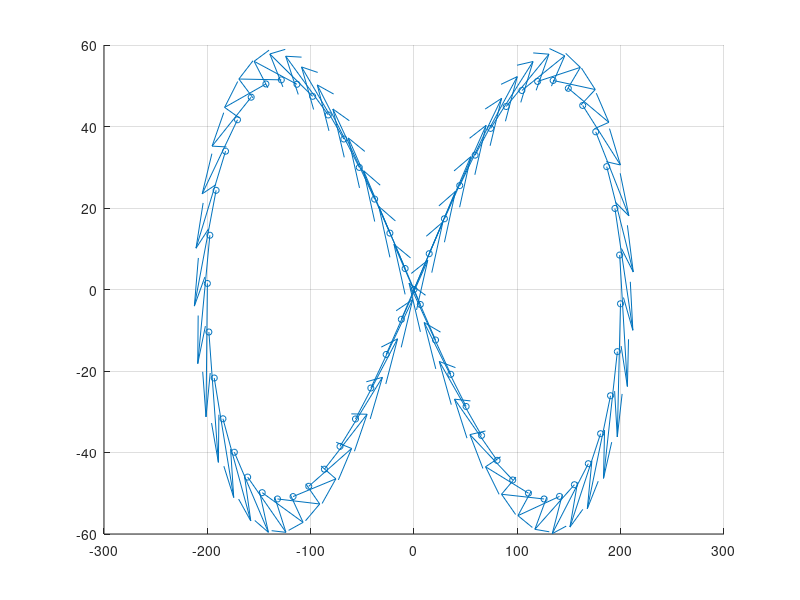

The MATLAB source for this figure: (Note: this script raises an error after producing the figure.)
%% Parameters
h_tau   = 250;
Lem.a       = 120/h_tau;
Lem.b       = 200/h_tau;
Lem.phi0    = 0;

long = @(s) Lem.b .* sin(s) ./( 1+(Lem.a/Lem.b .* cos(s)).^2 );
lat  = @(s) Lem.a .* sin(s).*cos(s) ./ ( 1+(Lem.a/Lem.b .* cos(s)).^2 );

%% Plot curve
s_range = 0:0.1:2*pi;
x = @(s) h_tau * cos(lat(s)) .* long(s);
y = @(s) h_tau * lat(s);

scatter(x(s_range),y(s_range),20)
hold on; grid on;

%% Derivatives
dlongds = @(s) ( Lem.b.^3 .* cos(s).*(2*Lem.a.^2-Lem.a.^2 .* cos(s).^2+Lem.b.^2)./(Lem.a.^2 .* cos(s).^2+Lem.b.^2).^2 );
dlatds  = @(s) ((cos(s).^2 .* (Lem.a.^3 .* Lem.b.^2+2*Lem.a .* Lem.b.^4) - Lem.a .* Lem.b.^4)./(Lem.a.^2 .* cos(s).^2+Lem.b.^2).^2 );

dxds = @(s) h_tau * (cos(lat(s)) .* dlongds(s) - sin(lat(s)) .* dlatds(s) .* long(s));
dyds = @(s) h_tau * dlatds(s);
quiver(x(s_range),y(s_range), dxds(s_range),dyds(s_range))

%% Test a point
extraArgs.Lem.a = 120;
extraArgs.Lem.b = 200;
extraArgs.Lem.phi0 = 0;

s_p = 2.5;

[long_p, lat_p, t_tau_p, t_rot_tau_p, t_W_p, t_rot_W_p] = getLongLat(s_p, 0, h_tau, extraArgs);
[x_p, y_p, z_p] = sph2cart(long_p, lat_p, h_tau);

disp('[0, x(s_p) y(s_p); x_p, y_p, z_p]:');
disp([0, x(s_p) y(s_p); x_p, y_p, z_p]);

disp('[0, dxds(s_p), dyds(s_p); cell2mat(t_W_p) * h_tau]:');
disp([0, dxds(s_p), dyds(s_p); cell2mat(t_W_p)' * h_tau]);

%% Test speed
v_k_tau = [25.5964 -11.7580 0]';

long_dot = (v_k_tau(2))./( abs(h_tau).*cos(lat(s_p)));
lat_dot = (v_k_tau(1))./abs(h_tau);
h_tau_dot = -(v_k_tau(3));

[vx, vy, vz] = vel_sph2cart(long_p, lat_p, h_tau, long_dot,lat_dot,h_tau_dot);

M_tauW = [-sin(lat_p) .* cos(long_p), -sin(lat_p) .* sin(long_p), cos(lat_p);
          -sin(long_p)            , cos(long_p)             , 0;
          -cos(lat_p) .* cos(long_p), -cos(lat_p) .* sin(long_p), -sin(lat_p) ];
      
v_k_W = M_tauW' * v_k_tau;
disp('[v_k_W; vx, vy, vz]:');
disp([v_k_W'; vx, vy, vz]);

%% Project to find s_dot
s_dot = ([dxds(s_p), dyds(s_p)] * [v_k_tau(1); v_k_tau(2)])/ (norm([dxds(s_p), dyds(s_p)]) * h_tau);

t_tau_p = cell2mat(t_tau_p);
s_dot_alt = (t_tau_p' * v_k_tau)/(norm(v_k_tau) * h_tau);


